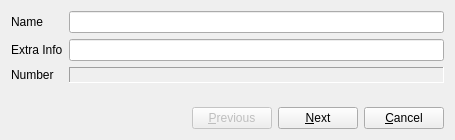
<?xml version="1.0" encoding="UTF-8"?>
<ui version="4.0">
 <class>EditTrack</class>
 <widget class="QDialog" name="EditTrack">
  <property name="geometry">
   <rect>
    <x>0</x>
    <y>0</y>
    <width>455</width>
    <height>140</height>
   </rect>
  </property>
  <property name="minimumSize">
   <size>
    <width>0</width>
    <height>0</height>
   </size>
  </property>
  <property name="windowTitle">
   <string>Edit Track Information</string>
  </property>
  <layout class="QVBoxLayout" name="verticalLayout">
   <item>
    <layout class="QFormLayout" name="formLayout">
     <item row="0" column="0">
      <widget class="QLabel" name="label_2">
       <property name="text">
        <string>Name</string>
       </property>
      </widget>
     </item>
     <item row="0" column="1">
      <widget class="QLineEdit" name="name"/>
     </item>
     <item row="1" column="0">
      <widget class="QLabel" name="label_3">
       <property name="text">
        <string>Extra Info</string>
       </property>
      </widget>
     </item>
     <item row="1" column="1">
      <widget class="QLineEdit" name="extInfo"/>
     </item>
     <item row="2" column="0">
      <widget class="QLabel" name="label">
       <property name="text">
        <string>Number</string>
       </property>
      </widget>
     </item>
     <item row="2" column="1">
      <widget class="QLabel" name="trackNumber">
       <property name="minimumSize">
        <size>
         <width>100</width>
         <height>0</height>
        </size>
       </property>
       <property name="frameShape">
        <enum>QFrame::Panel</enum>
       </property>
       <property name="frameShadow">
        <enum>QFrame::Sunken</enum>
       </property>
       <property name="text">
        <string/>
       </property>
      </widget>
     </item>
    </layout>
   </item>
   <item>
    <layout class="QHBoxLayout" name="horizontalLayout">
     <item>
      <spacer name="horizontalSpacer">
       <property name="orientation">
        <enum>Qt::Horizontal</enum>
       </property>
       <property name="sizeHint" stdset="0">
        <size>
         <width>40</width>
         <height>20</height>
        </size>
       </property>
      </spacer>
     </item>
     <item>
      <widget class="QPushButton" name="prevTrack">
       <property name="enabled">
        <bool>false</bool>
       </property>
       <property name="text">
        <string>&amp;Previous</string>
       </property>
      </widget>
     </item>
     <item>
      <widget class="QPushButton" name="nextTrack">
       <property name="text">
        <string>&amp;Next</string>
       </property>
      </widget>
     </item>
     <item>
      <widget class="QPushButton" name="cancel">
       <property name="text">
        <string>&amp;Cancel</string>
       </property>
      </widget>
     </item>
    </layout>
   </item>
  </layout>
 </widget>
 <resources/>
 <connections>
  <connection>
   <sender>cancel</sender>
   <signal>clicked()</signal>
   <receiver>EditTrack</receiver>
   <slot>reject()</slot>
   <hints>
    <hint type="sourcelabel">
     <x>392</x>
     <y>115</y>
    </hint>
    <hint type="destinationlabel">
     <x>75</x>
     <y>96</y>
    </hint>
   </hints>
  </connection>
 </connections>
</ui>
